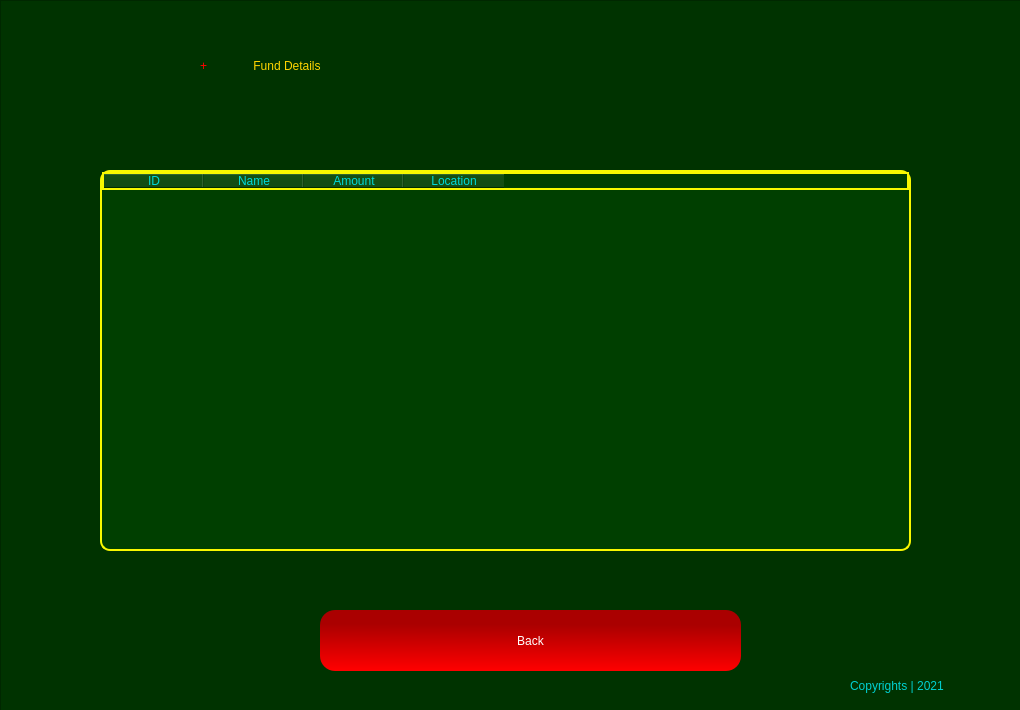
<?xml version="1.0" encoding="UTF-8"?>
<ui version="4.0">
 <class>Form</class>
 <widget class="QWidget" name="Form">
  <property name="geometry">
   <rect>
    <x>0</x>
    <y>0</y>
    <width>1020</width>
    <height>710</height>
   </rect>
  </property>
  <property name="windowTitle">
   <string>Form</string>
  </property>
  <widget class="QFrame" name="frame">
   <property name="geometry">
    <rect>
     <x>0</x>
     <y>0</y>
     <width>1022</width>
     <height>713</height>
    </rect>
   </property>
   <property name="styleSheet">
    <string notr="true">QFrame{

background-color: rgb(0, 51, 0);
color: rgb(0, 0, 0);

}
</string>
   </property>
   <property name="frameShape">
    <enum>QFrame::StyledPanel</enum>
   </property>
   <property name="frameShadow">
    <enum>QFrame::Raised</enum>
   </property>
   <widget class="QLabel" name="label_5">
    <property name="geometry">
     <rect>
      <x>250</x>
      <y>30</y>
      <width>541</width>
      <height>71</height>
     </rect>
    </property>
    <property name="styleSheet">
     <string notr="true">font: 87 36pt &quot;Arial Black&quot;;
color: rgb(255, 213, 0);</string>
    </property>
    <property name="text">
     <string> Fund Details</string>
    </property>
   </widget>
   <widget class="QLabel" name="label_7">
    <property name="geometry">
     <rect>
      <x>30</x>
      <y>630</y>
      <width>71</width>
      <height>61</height>
     </rect>
    </property>
    <property name="styleSheet">
     <string notr="true">background-image: url(:/newPrefix/—Pngtree—red and black logo_5517319.png);</string>
    </property>
    <property name="text">
     <string/>
    </property>
    <property name="pixmap">
     <pixmap resource="mainLogo.qrc">:/newPrefix/—Pngtree—red and black logo_5517319.png</pixmap>
    </property>
    <property name="scaledContents">
     <bool>true</bool>
    </property>
   </widget>
   <widget class="QLabel" name="label_8">
    <property name="geometry">
     <rect>
      <x>850</x>
      <y>670</y>
      <width>161</width>
      <height>31</height>
     </rect>
    </property>
    <property name="styleSheet">
     <string notr="true">font: 25 12pt &quot;Bahnschrift Light&quot;;
color: rgb(0, 208, 208);</string>
    </property>
    <property name="text">
     <string>Copyrights | 2021</string>
    </property>
   </widget>
   <widget class="QLabel" name="label_9">
    <property name="geometry">
     <rect>
      <x>200</x>
      <y>40</y>
      <width>41</width>
      <height>51</height>
     </rect>
    </property>
    <property name="styleSheet">
     <string notr="true">font: 87 36pt &quot;Arial Black&quot;;
color: rgb(255,0,0);</string>
    </property>
    <property name="text">
     <string>+</string>
    </property>
   </widget>
   <widget class="QPushButton" name="backBtn">
    <property name="geometry">
     <rect>
      <x>320</x>
      <y>610</y>
      <width>421</width>
      <height>61</height>
     </rect>
    </property>
    <property name="styleSheet">
     <string notr="true">QPushButton{
background-color: qlineargradient(spread:pad, x1:0.512, y1:0.238636, x2:0.493, y2:1, stop:0 rgba(170, 0, 0, 255), stop:1 rgba(255, 0, 0, 255));
border-radius:15px;
color: #FFF;
	font: 75 14pt &quot;Microsoft PhagsPa&quot;;

}

QPushButton:hover{

	background-color: rgb(138, 0, 0);
}</string>
    </property>
    <property name="text">
     <string>Back</string>
    </property>
   </widget>
   <widget class="QTableWidget" name="tableWidget">
    <property name="geometry">
     <rect>
      <x>100</x>
      <y>170</y>
      <width>811</width>
      <height>381</height>
     </rect>
    </property>
    <property name="styleSheet">
     <string notr="true">border: 2px solid rgb(248, 248, 0);
border-radius: 10px;
background-color: rgb(0, 63, 0);
color: rgb(0, 217, 217);</string>
    </property>
    <column>
     <property name="text">
      <string>ID</string>
     </property>
    </column>
    <column>
     <property name="text">
      <string>Name</string>
     </property>
    </column>
    <column>
     <property name="text">
      <string>Amount</string>
     </property>
    </column>
    <column>
     <property name="text">
      <string>Location</string>
     </property>
    </column>
   </widget>
  </widget>
 </widget>
 <resources>
  <include location="mainLogo.qrc"/>
  <include location="mainLogo.qrc"/>
 </resources>
 <connections/>
</ui>
